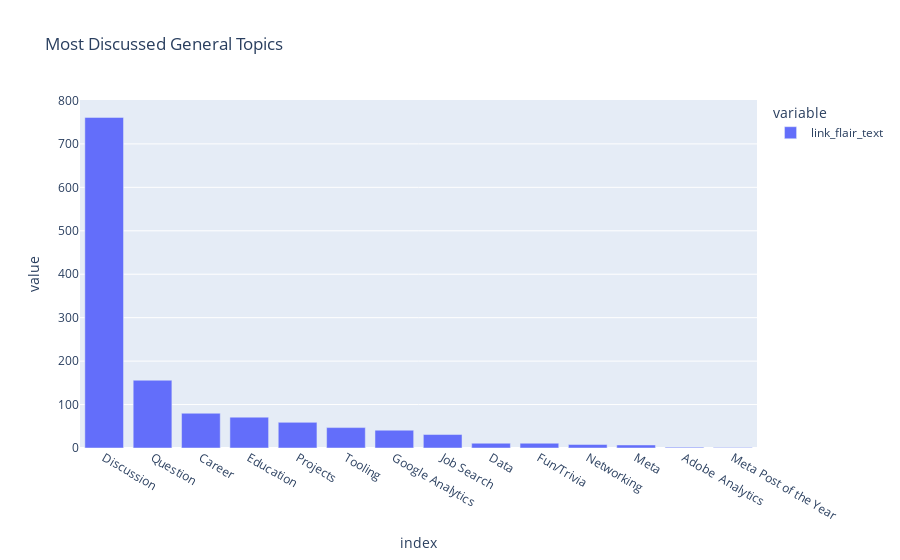

The notebook cell this image was saved under:
### Markdown cell above
So far we have only looked at general continuous numerical data that provides us with simple insights into subreddit member engagement. But what do users in each subreddit actually talk about? Well, we already found a feature in the previous section that helps us measure topic category trends:

### Code cell
#Plot subreddit topic  "flair" categories on a plotly bar chart by frequency of words.

flair_cats=df["link_flair_text"].value_counts()

fig = px.bar(flair_cats, orientation='v', title = "Most Discussed General Topics")
fig.show()

### Figure 1 — Plotly figure (JSON) as saved in the notebook; plotly's stock layout.template omitted (floating-point values rounded to 4 significant figures)
{"data": [{"alignmentgroup": "True", "hovertemplate": "variable=link_flair_text<br>index=%{x}<br>value=%{y}<extra></extra>", "legendgroup": "link_flair_text", "marker": {"color": "#636efa"}, "name": "link_flair_text", "offsetgroup": "link_flair_text", "orientation": "v", "showlegend": true, "textposition": "auto", "type": "bar", "x": ["Discussion", "Question", "Career", "Education", "Projects", "Tooling", "Google Analytics", "Job Search", "Data", "Fun/Trivia", "Networking", "Meta", "Adobe  Analytics", "Meta Post of the Year"], "xaxis": "x", "y": [761, 156, 80, 71, 59, 47, 41, 31, 11, 11, 8, 7, 2, 1], "yaxis": "y"}], "layout": {"barmode": "relative", "legend": {"title": {"text": "variable"}, "tracegroupgap": 0}, "title": {"text": "Most Discussed General Topics"}, "xaxis": {"anchor": "y", "domain": [0, 1], "title": {"text": "index"}}, "yaxis": {"anchor": "x", "domain": [0, 1], "title": {"text": "value"}}}}
